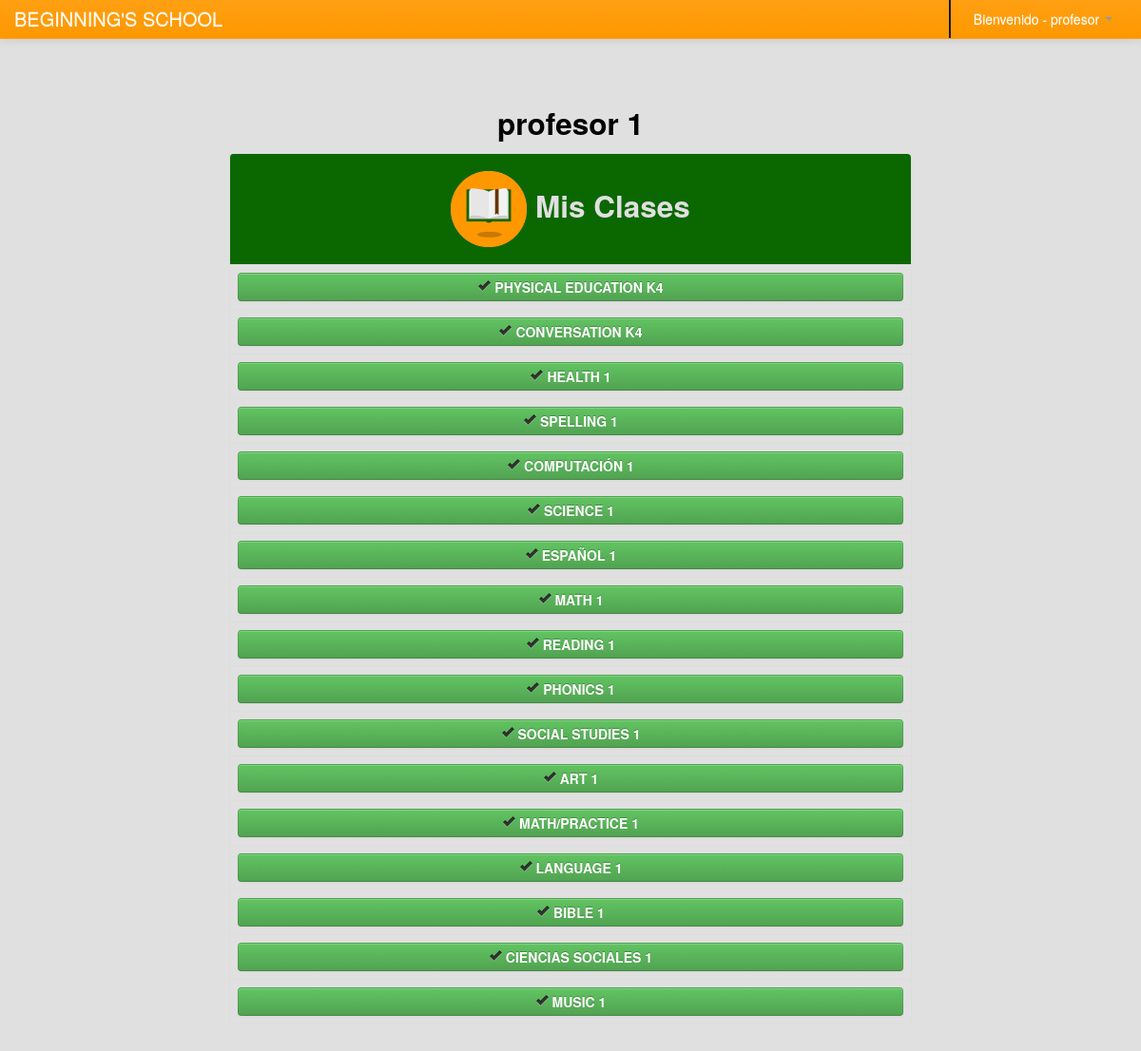
Page /PrincipalProfesor.php (signed in) on the committed database.
### tables this page shows
CREATE TABLE `persona` (
  `ID_PERSONA` int(11) NOT NULL,
  `PRIVILEGIO_ID_PRIVILEGIO` int(11) NOT NULL,
  `INFO_MEDICA` int(11) NOT NULL,
  `NOMBRES` varchar(100) NOT NULL,
  `APELLIDOS` varchar(100) NOT NULL,
  `FECHA_NACIMIENTO` date NOT NULL,
  `EDAD` int(11) NOT NULL,
  `LUGAR_NACIMIENTO` varchar(100) NOT NULL,
  `CIUDAD` varchar(45) NOT NULL,
  `DEPARTAMENTO` varchar(45) NOT NULL,
  `COLONIA` varchar(45) DEFAULT NULL,
  `CALLE_AVENIDA` varchar(45) DEFAULT NULL,
  `TELEFONO_CASA` int(11) DEFAULT NULL,
  `BLOQUE` varchar(45) DEFAULT NULL,
  `NO_CASA` int(11) DEFAULT NULL,
  `FOTO` blob,
  `NO_IDENTIDAD` varchar(45) NOT NULL,
  `EMAIL` varchar(100) DEFAULT NULL,
  `USUARIO` varchar(45) DEFAULT NULL,
  `CONTRASENIA` varchar(45) DEFAULT NULL
);

CREATE TABLE `clase` (
  `ID_CLASE` int(11) NOT NULL,
  `NOMBRE_CLASE` varchar(45) NOT NULL,
  `ESTADO_CLASE` int(1) NOT NULL
);

### Modulos/php_conexion.php (called while the page is built, shortened)
<?php
	function limpiar($tags){
		return $tags;
	}
?>

### Modulos/class_buscar.php (called while the page is built, shortened)
<?php
class Consultar_Profesor{
	private $fetch;
	function __construct($codigo,$conexion){
		$this->conexion = $conexion;
		$this->consulta = mysqli_query($this->conexion,"SELECT * from PERSONA where ID_PERSONA = '$codigo'");
		$this->fetch = mysqli_fetch_array($this->consulta);
	}
	function consultar($campo){
		return $this->fetch[$campo];
	}
}
?>

### PrincipalProfesor.php (the view, shortened to what this page needs)
<?php
  include_once "Modulos/php_conexion.php";
  include_once "Modulos/class_buscar.php";
	if($_SESSION['tipo_user']=='a' or $_SESSION['tipo_user']=='p'){
		$profesor=limpiar($_SESSION['cod_user']);
    $oProfesor=new Consultar_Profesor($profesor,$conexion);
		$nombre_profesor=$oProfesor->consultar('NOMBRES').' '.$oProfesor->consultar('APELLIDOS');
	}else{
		header('Location:error.php');
	}
?>
<!DOCTYPE html>
<html lang="es">
  <head>
    <link href="css/bootstrap.css" rel="stylesheet">
    <link href="css/bootstrap-responsive.css" rel="stylesheet">
  </head>
  <body>
    <?php include_once "menuProfesor/m_principalProfesor.php"; ?>
    <br><br>
	  <div align="center">
    	<h2><?php echo $nombre_profesor; ?></h2>
    	<table width="60%">
          <tr>
            <td>
            	<table class="table table-bordered">
                  <tr class="info">
                    <td colspan="2"><h2 class="text-info" align="center"><img src="img/salon.png" width="80" height="80">  Mis Clases</h2></td>
                  </tr>
                    <?php
				  	          $pa=mysqli_query($conexion,"SELECT a.nombre_clase, a.ID_CLASE FROM clase as a inner join CLASEXMAESTRO as b on a.ID_CLASE=b.ID_CLASE where ID_MAESTRO='$profesor' and a.estado_clase = 1;");
					            while($row=mysqli_fetch_assoc($pa)){
					        	    $url=$row['ID_CLASE'];
  				          ?>
                  <tr>
                      <td>
                      	<div align="center">
                          	<a href="ModulosProfesor/Calificar/index.php?clase='<?php echo $url; ?>'" title="Ir a Valorar Alumnos" class="btn btn-success btn-lg btn-block">
                          		<strong><i class="icon-ok"></i> <?php echo $row['nombre_clase']; ?></strong>
                              </a>
                          </div>
                      </td>
                    </tr>
                  <?php } ?>
                </table>
            </td>
          </tr>
        </table>
    </div>
  </body>
</html>

### PrincipalProfesor.php (style rules this page uses)
body { padding-top: 60px; padding-bottom: 40px; }

### rows in the picture
persona: nombre_profesor "profesor 1"
clase: NOMBRE_CLASE "PHYSICAL EDUCATION K4"
clase: NOMBRE_CLASE "CONVERSATION K4"
clase: NOMBRE_CLASE "HEALTH 1"
clase: NOMBRE_CLASE "SPELLING 1"
clase: NOMBRE_CLASE "COMPUTACIÓN 1"
clase: NOMBRE_CLASE "SCIENCE 1"
clase: NOMBRE_CLASE "ESPAÑOL 1"
clase: NOMBRE_CLASE "MATH 1"
clase: NOMBRE_CLASE "READING 1"
clase: NOMBRE_CLASE "PHONICS 1"
clase: NOMBRE_CLASE "SOCIAL STUDIES 1"
clase: NOMBRE_CLASE "ART 1"
clase: NOMBRE_CLASE "MATH/PRACTICE 1"
clase: NOMBRE_CLASE "LANGUAGE 1"
clase: NOMBRE_CLASE "BIBLE 1"
clase: NOMBRE_CLASE "CIENCIAS SOCIALES 1"
clase: NOMBRE_CLASE "MUSIC 1"

### other values in the picture
$_SESSION['user_name'] "profesor"
